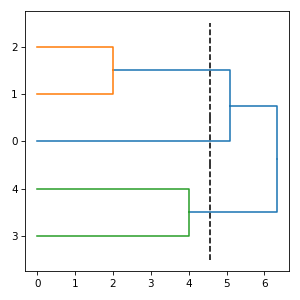

Source code (Python):
import numpy
import matplotlib.pyplot
from subrela.clustering import get_clusters
from subrela.plot import get_dendrogram_data
from subrela.plot.matplotlib import draw_dendrogram

X = numpy.array([[0, -5, -5, 6, 6], [0, -1, 1, -2, 2]])

Z = get_clusters(X)
leaf_data, _, tree_data, cut_data = get_dendrogram_data(
    Z, groups=[0, 5, 6])

_, ax = matplotlib.pyplot.subplots(figsize=(4, 4))
draw_dendrogram(ax, leaf_data, tree_data, cut_data,
                orientation='horizontal')
matplotlib.pyplot.show()
